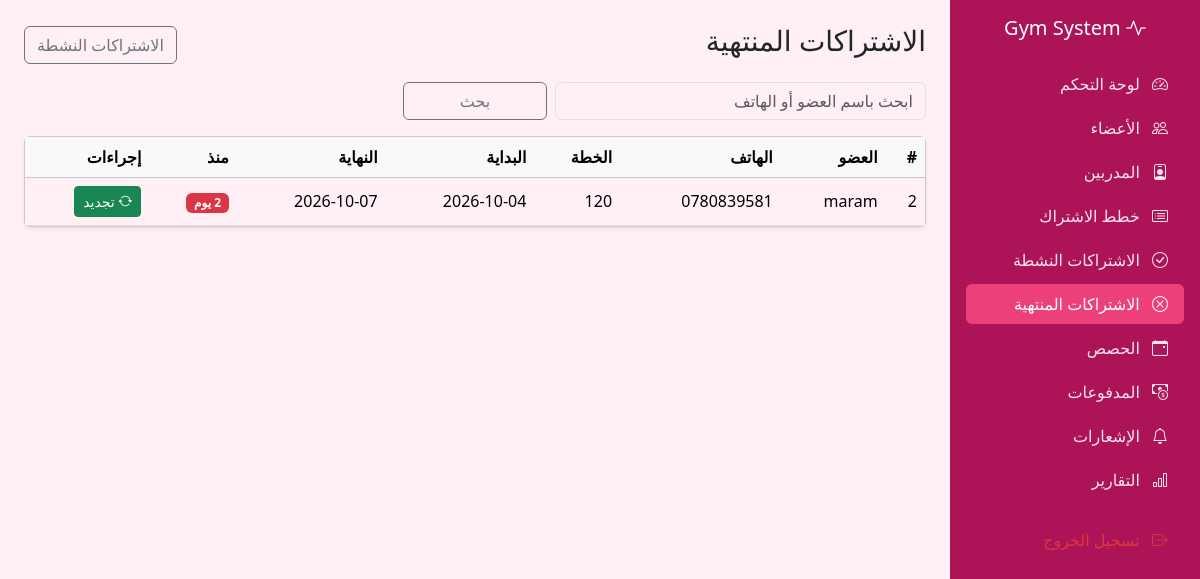
/Expiredsubsecriptions.php (signed in), run on the app's committed database.
### tables this page shows
CREATE TABLE IF NOT EXISTS `subscriptions` (
  `subscription_id` int NOT NULL AUTO_INCREMENT,
  `member_id` int NOT NULL,
  `plan_id` int NOT NULL,
  `start_date` date NOT NULL,
  `end_date` date NOT NULL,
  `status` enum('active','expired','cancelled') NOT NULL DEFAULT 'active',
  `created_at` timestamp NULL DEFAULT CURRENT_TIMESTAMP,
  PRIMARY KEY (`subscription_id`),
  KEY `member_id` (`member_id`),
  KEY `plan_id` (`plan_id`)
);

CREATE TABLE IF NOT EXISTS `members` (
  `member_id` int NOT NULL AUTO_INCREMENT,
  `full_name` varchar(100) NOT NULL,
  `phone` varchar(20) NOT NULL,
  `email` varchar(100) DEFAULT NULL,
  `gender` enum('male','female') NOT NULL,
  `birth_date` date DEFAULT NULL,
  `address` varchar(255) DEFAULT NULL,
  `photo` varchar(255) DEFAULT NULL,
  `join_date` date NOT NULL,
  `status` enum('active','inactive') NOT NULL DEFAULT 'active',
  `created_at` timestamp NULL DEFAULT CURRENT_TIMESTAMP,
  PRIMARY KEY (`member_id`)
);

CREATE TABLE IF NOT EXISTS `membership_plans` (
  `plan_id` int NOT NULL AUTO_INCREMENT,
  `plan_name` varchar(100) NOT NULL,
  `duration_days` int NOT NULL,
  `price` decimal(10,2) NOT NULL,
  `description` text,
  PRIMARY KEY (`plan_id`)
);

### includes/functions.php (called while the page is built)
<?php
function e($text) {
    return htmlspecialchars($text ?? '', ENT_QUOTES, 'UTF-8');
}

### Expiredsubsecriptions.php (the view, shortened to what this page needs)
<?php
require_once 'config/db.php';
require_once 'includes/functions.php';
$search = trim($_GET['search'] ?? '');
$sql = "SELECT s.*, m.full_name, m.phone, p.plan_name,
               DATEDIFF(CURDATE(), s.end_date) AS days_since
        FROM Subscriptions s
        JOIN Members m ON m.member_id = s.member_id
        JOIN Membership_plans p ON p.plan_id = s.plan_id
        WHERE s.end_date < CURDATE()
          AND s.status <> 'cancelled'
          AND s.subscription_id = (
              SELECT MAX(s2.subscription_id)
              FROM Subscriptions s2
              WHERE s2.member_id = s.member_id
          )";
$params = [];
$sql .= " ORDER BY s.end_date DESC";
$stmt = $pdo->prepare($sql);
$stmt->execute($params);
$subs = $stmt->fetchAll();
include 'includes/header.php';
include 'includes/sidebar.php';
?>
<div class="d-flex justify-content-between align-items-center mb-3">
    <h3>الاشتراكات المنتهية</h3>
    <a href="Activesubsecription.php" class="btn btn-outline-secondary">الاشتراكات النشطة</a>
</div>
<form method="GET" class="row g-2 mb-3">
    <div class="col-8 col-md-5">
        <input type="text" name="search" class="form-control"
               placeholder="ابحث باسم العضو أو الهاتف" value="<?= e($search) ?>">
    </div>
    <div class="col-4 col-md-2">
        <button class="btn btn-outline-secondary w-100">بحث</button>
    </div>
</form>
<div class="card shadow-sm">
    <div class="table-responsive">
        <table class="table table-hover align-middle mb-0">
            <thead class="table-light">
                <tr>
                    <th>#</th>
                    <th>العضو</th>
                    <th>الهاتف</th>
                    <th>الخطة</th>
                    <th>البداية</th>
                    <th>النهاية</th>
                    <th>منذ</th>
                    <th>إجراءات</th>
                </tr>
            </thead>
            <tbody>
                <?php foreach ($subs as $s): ?>
                <tr>
                    <td><?= $s['subscription_id'] ?></td>
                    <td><?= e($s['full_name']) ?></td>
                    <td><?= e($s['phone']) ?></td>
                    <td><?= e($s['plan_name']) ?></td>
                    <td><?= e($s['start_date']) ?></td>
                    <td><?= e($s['end_date']) ?></td>
                    <td><span class="badge bg-danger"><?= $s['days_since'] ?> يوم</span></td>
                    <td>
                        <a href="Renewsubsecription.php?id=<?= $s['subscription_id'] ?>" class="btn btn-sm btn-success">
                            <i class="bi bi-arrow-repeat"></i> تجديد
                        </a>
                    </td>
                </tr>
                <?php endforeach; ?>
            </tbody>
        </table>
    </div>
</div>
<?php include 'includes/footer.php'; ?>

### assets/css/style.css (style rules this page uses)
body { --bs-body-bg: #fff0f5; background-color: #fff0f5 !important; }

### data on the page
subscriptions: subscription_id "2", member.full_name "maram", member.phone "0780839581", plan.plan_name "120", start_date "2026-10-04", end_date "2026-10-07", days_since "2"
